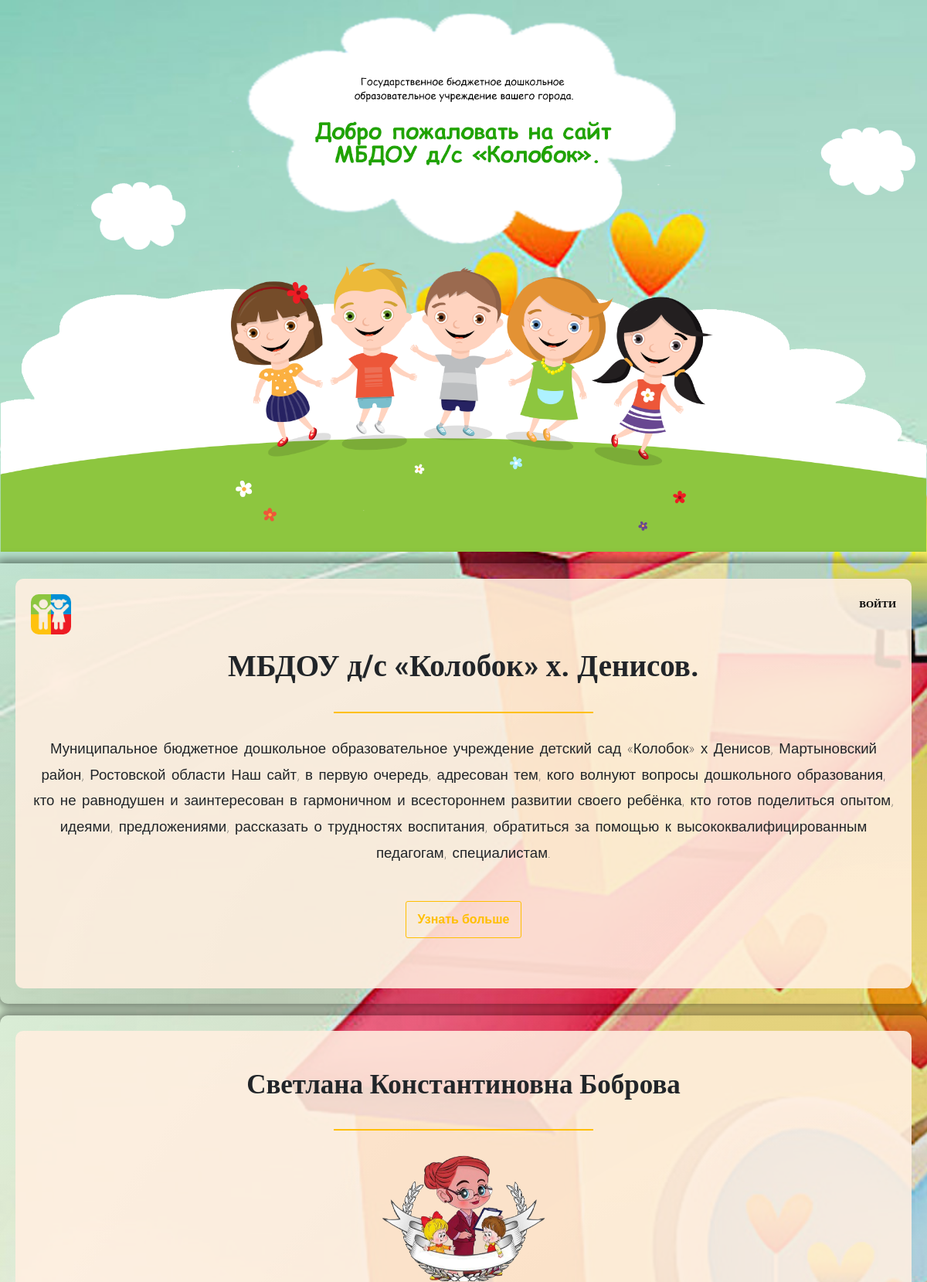
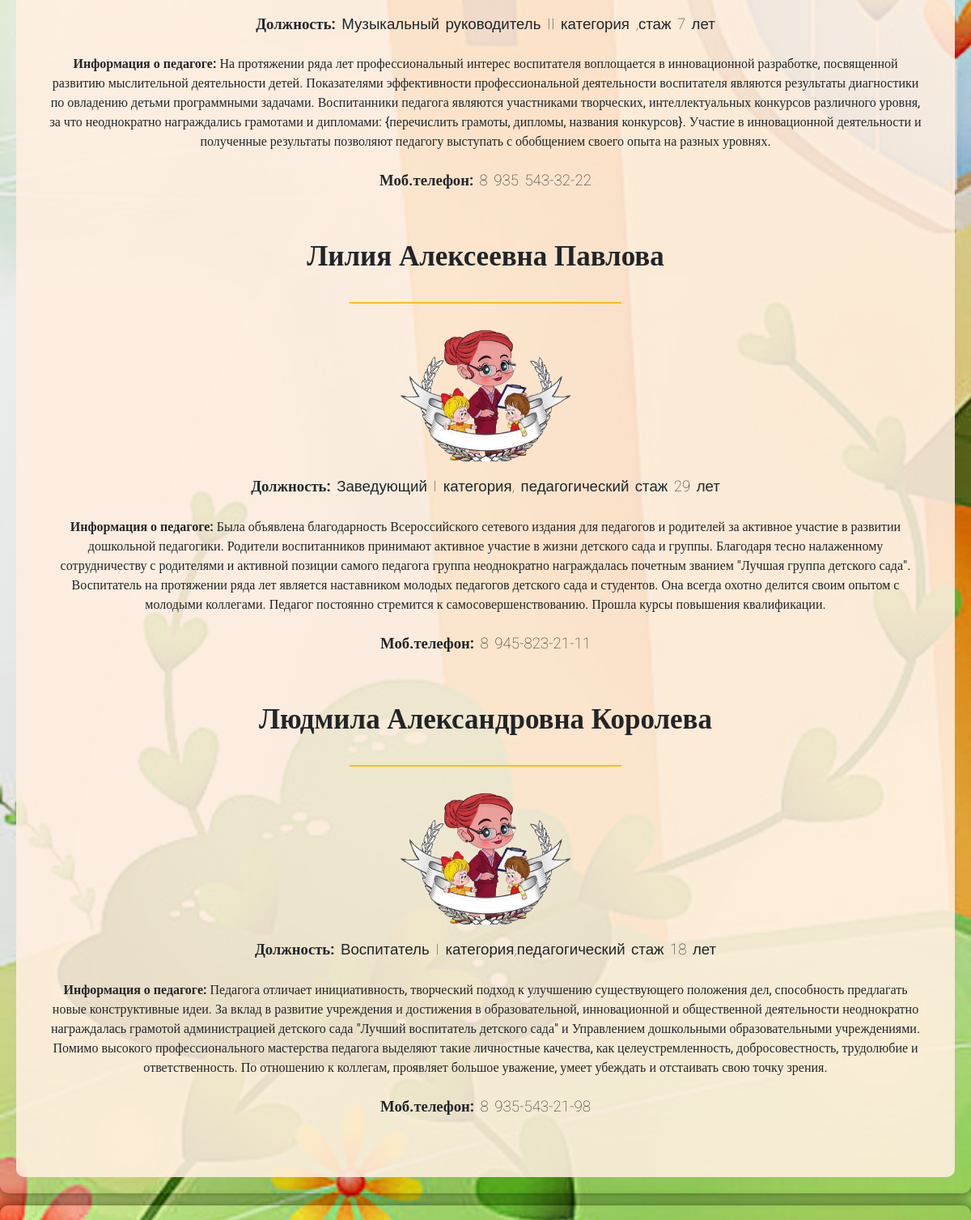
The app's page /teachers.php (upper part) with its own data (2 pictures, top to bottom).
### tables this page shows
CREATE TABLE `teachers` (
  `name` varchar(50) NOT NULL COMMENT 'ФИО',
  `image` varchar(500) NOT NULL DEFAULT 'person.jpg' COMMENT 'Аватар',
  `number` varchar(15) NOT NULL COMMENT 'Телефонный номер',
  `description` varchar(1000) NOT NULL COMMENT 'Информация о сотруднике',
  `position` varchar(50) NOT NULL COMMENT 'Должность',
  `id` int(11) NOT NULL COMMENT 'Порядковый номер'
);

### requests/teachers-list.php (the view, shortened to what this page needs)
<?php
  include('config/config.php');
  $link = mysqli_connect($db_host, $db_user, $db_password, $db_name);
  $sql = mysqli_query($link, 'SELECT `id`, `name`, `number`, `description`,`position`,`image` FROM `teachers`');
   while ($result = mysqli_fetch_array($sql)) {
   ?>
  <div class="teacher-info">
    <form class="form">
      <h2>
        <?php echo "{$result['name']} ";?>
      </h2>
      <hr>
      <img alt="teacher-img" class="teacher-img" src="img/<?php echo "{$result['image']} ";?>">
      <div class="description-wrapper">
        <p class="description">
          <strong>Должность:</strong>
          <?php echo "{$result['position']} ";?>
            <div class="info">
              <strong>Информация о педагоге:</strong>
              <?php echo "{$result['description']} ";?>
            </div>
        </p>
      </div>
    </form>
    <div>
      <div class="teacher-phone">
        <p>
          <strong>Моб.телефон:</strong>
          <?php echo "{$result['number']}<br>";?>
        </p>
      </div>
    </div>
  </div>
  <?php
   }
?>

### css/style.css (style rules this page uses)
* { font-family: Roboto; box-sizing:border-box; margin:0; }
body { margin:0px; }
hr { border: none; width: 30%; margin: 30px auto; text-align: center; height: 2px; background-color: #ffbf00; }
.form { text-align: center; }
form img { width: 100%; max-width: 220px; margin-bottom: 15px; border-radius: 15px; }
.info { margin: 20px; }
.teacher-phone { text-align: center; }
.teacher-info { margin-bottom: 50px; }
.teacher-info h2 { margin-top: 1.5rem; margin-bottom: 1.5rem; text-align: center; box-sizing: border-box; font-size: 35px; }
.teacher-info p { text-align: center; font-family: Roboto,sans-serif; font-size: 14pt; font-weight: lighter; word-spacing: 3px; line-height: 1.8; }

### records on screen
teachers: name "Светлана Константиновна Боброва", image (picture), position "Музыкальный руководитель II категория ,стаж 7 лет", description "На протяжении ряда лет профессиональный интерес воспитателя воплощается в инновационной разработке, посвященной развитию мыслительной деятельности детей. Показателями эффективности профессиональной деятельности воспитателя являются результаты диагностики по овладению детьми программными задачами. Воспитанники педагога являются участниками творческих, интеллектуальных конкурсов различного уровня, за что неоднократно награждались грамотами и дипломами: {перечислить грамоты, дипломы, названия конкурсов}. Участие в инновационной деятельности и полученные результаты позволяют педагогу выступать с обобщением своего опыта на разных уровнях.", number "8 935 543-32-22"
teachers: name "Лилия Алексеевна Павлова", image (picture), position "Заведующий I категория, педагогический стаж 29 лет", description "Была объявлена благодарность Всероссийского сетевого издания для педагогов и родителей за активное участие в развитии дошкольной педагогики. Родители воспитанников принимают активное участие в жизни детского сада и группы. Благодаря тесно налаженному сотрудничеству с родителями и активной позиции самого педагога группа неоднократно награждалась почетным званием \"Лучшая группа детского сада\". Воспитатель на протяжении ряда лет является наставником молодых педагогов детского сада и студентов. Она всегда охотно делится своим опытом с молодыми коллегами. Педагог постоянно стремится к самосовершенствованию. Прошла курсы повышения квалификации.", number "8 945-823-21-11"
teachers: name "Людмила Александровна Королева", image (picture), position "Воспитатель I категория,педагогический стаж 18 лет", description "Педагога отличает инициативность, творческий подход к улучшению существующего положения дел, способность предлагать новые конструктивные идеи. За вклад в развитие учреждения и достижения в образовательной, инновационной и общественной деятельности неоднократно награждалась грамотой администрацией детского сада \"Лучший воспитатель детского сада\" и Управлением дошкольными образовательными учреждениями. Помимо высокого профессионального мастерства педагога выделяют такие личностные качества, как целеустремленность, добросовестность, трудолюбие и ответственность. По отношению к коллегам, проявляет большое уважение, умеет убеждать и отстаивать свою точку зрения.", number "8 935-543-21-98"
